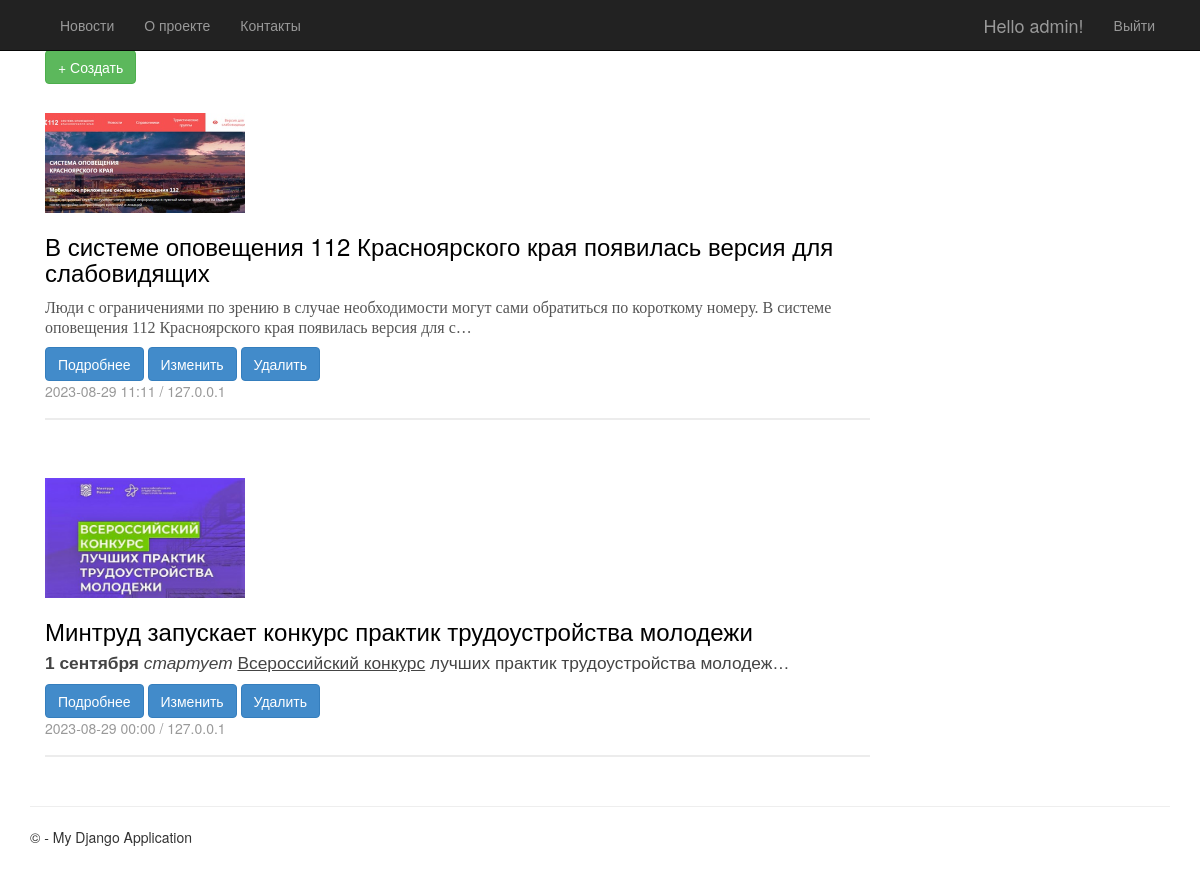
The app's page / (signed in) with its own data.
### app_news/models.py (models this page shows, shortened)
class News(models.Model):
    title = models.CharField(max_length=200, verbose_name='Title')
    description = SummernoteTextField()
    image = models.ImageField(upload_to='static\images', blank=True)
    author = author = models.CharField(max_length=100, default='Anonymous', verbose_name='Author')
    created_at = models.DateTimeField(auto_now_add=True)
    updated_at = models.DateTimeField(auto_now=True)
    class Meta:
        db_table="News"
        verbose_name = 'News'
        verbose_name_plural = 'News'

### app_news/views.py (the view)
# urls.py: path('', MainPage.as_view(), name='index'),
class MainPage(generic.ListView):
    model = News
    context_object_name = 'news_list'
    template_name = 'index.html'
    queryset = News.objects.all().order_by('-updated_at')
    def get_context_data(self, *, object_list=None, **kwargs):
        context = super().get_context_data(**kwargs)
        return context

### app_news/templates/index.html (shortened to what this page needs)
{% extends "layout.html" %}
{% load static %}
{% block content %}
<div class="container mt-3">
    <div class="row">
        <div class="col-md-9">
            <a href="{% url 'create_news' %}" class="btn btn-success">
                <span class="plus-icon">+</span> Создать
            </a>
            {% for item in news_list %}
            <div class="news mb-5">
                <div class="card-body">
                    <div class="media">
                        {% if item.image %}
                        <img class="image-wrapper mr-3" src="{{ item.image.url }}" alt="Неудается загрузить изображение">
                        {% else %}
                        <img class="mr-3" src="{% static 'images/common.png' %}" alt="Неудается загрузить общее изображение">
                        {% endif %}
                        <div class="media-body">
                            <h3 class="card-title">{{ item.title }}</h3>
                            <h4 class="card-text">{{ item.description|truncatechars:255|safe }}</h4>
                            <a href="{% url 'detail_news' item.pk %}" class="btn btn-primary">Подробнее</a>
                            <a href="{% url 'update_news' item.pk %}" class="btn btn-primary">Изменить</a>
                            <a href="{% url 'delete_news' item.pk %}" class="btn btn-primary">Удалить</a>
                        </div>
                    </div>
                </div>
                <div class="card-footer text-muted">
                    {{ item.created_at|date:"Y-m-d H:i" }} / {{ item.author }}
                </div>
            </div>
            {% endfor %}
        </div>
    </div>
</div>
{% endblock %}

### app_news/templates/loginpartial.html (shortened to what this page needs)
{% if user.is_authenticated %}
<form id="logoutForm" action="/logout/" method="post" class="navbar-right">
    <ul class="nav navbar-nav navbar-right">
        <li><span class="navbar-brand">Hello {{ user.username }}!</span></li>
        <li><a href="javascript:document.getElementById('logoutForm').submit()">Выйти</a></li>
    </ul>
</form>
{% else %}
<ul class="nav navbar-nav navbar-right">
    <li><a href="{% url 'login' %}">Войти</a></li>
</ul>
{% endif %}

### static/app/content/site.css (style rules this page uses)
body { padding-top: 50px; padding-bottom: 20px; }
.image-wrapper { max-width: 200px; max-height: 200px; object-fit: contain; }
.news { float: left; color: #000 !important; text-decoration: none; width: 100%; padding-bottom: 17px; border-bottom: 2px solid #ececec; margin-top: 29px; margin-bottom: 29px; }

### records on screen
News: image (picture), title "В системе оповещения 112 Красноярского края появилась версия для слабовидящих", description "Люди с ограничениями по зрению в случае необходимости могут сами обратиться по короткому номеру. В системе оповещения 112 Красноярского края появилась версия для с…", created_at "2023-08-29 11:11", author "127.0.0.1"
News: image (picture), title "Минтруд запускает конкурс практик трудоустройства молодежи", description "1 сентября стартует Всероссийский конкурс лучших практик трудоустройства молодеж…", created_at "2023-08-29 00:00", author "127.0.0.1"

### other values on screen
{{ user.username }} "admin"
